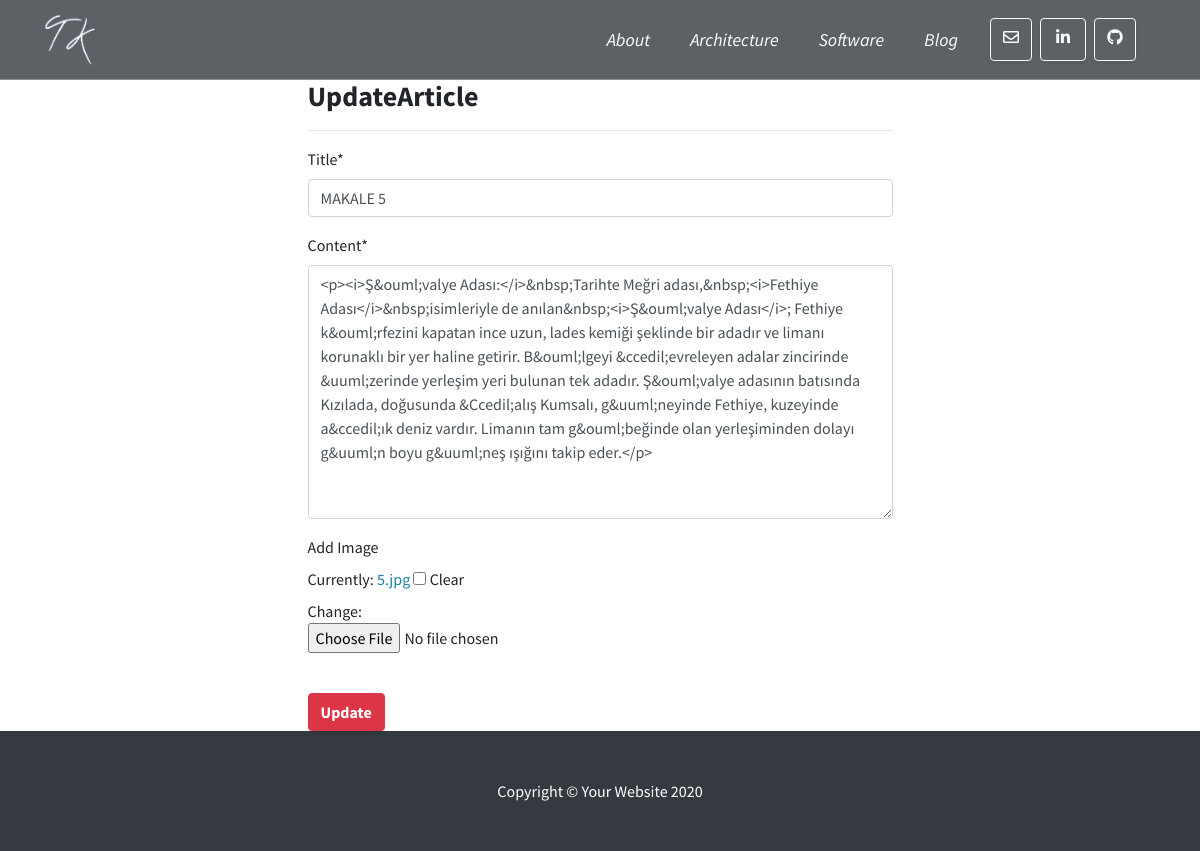
/user/update/1 (signed in), run on the app's committed database.
### article/models.py (models this page shows, shortened)
class Article(models.Model):
    title=models.CharField(max_length=50)
    created_date=models.DateTimeField(auto_now_add=True)
    article_image = models.FileField(blank = True,null = True,verbose_name=" Add Image")
    content = RichTextField()

### user/views.py (the view)
# urls.py: path('update/<int:id>',views.update,name = "update"),
@login_required(login_url='user:login')
def update(request,id):
    article=get_object_or_404(Article,id=id)
    form = ArticleForm(request.POST or None,request.FILES or None,instance=article)
    if form.is_valid():
        article = form.save(commit=False)
        article.author = request.user
        article.save()
        messages.success(request,"successfully updated")
        return redirect("user:dashboard")
    return render(request,'update.html',{'form':form})

### article/forms.py
class ArticleForm(forms.ModelForm):
    class Meta:
        model = Article
        fields = ["title","content",'article_image']

### templates/update.html (shortened to what this page needs)
{%extends 'layout.html'%}
{% load static %}
{% block body %}
{% load crispy_forms_tags %}
<div class="row">
    <div class="col-md-6 offset-md-3">
        <h3>UpdateArticle</h3>
        <hr>
        <form method = "post">
            {{form | crispy}}
            <br>
            <button type = "submit" class = "btn btn-danger">Update </button>
        </form>
    </div>
  </div>
{% endblock %}

### data on the page
Article: title "MAKALE 5", content "<p><i>Ş&ouml;valye Adası:</i>&nbsp;Tarihte Meğri adası,&nbsp;<i>Fethiye Adası</i>&nbsp;isimleriyle de anılan&nbsp;<i>Ş&ouml;valye Adası</i>; Fethiye k&ouml;rfezini kapatan ince uzun, lades kemiği şeklinde bir adadır ve limanı korunaklı bir yer haline getirir. B&ouml;lgeyi &ccedil;evreleyen adalar zincirinde &uuml;zerinde yerleşim yeri bulunan tek adadır. Ş&ouml;valye adasının batısında Kızılada, doğusunda &Ccedil;alış Kumsalı, g&uuml;neyinde Fethiye, kuzeyinde a&ccedil;ık deniz vardır. Limanın tam g&ouml;beğinde olan yerleşiminden dolayı g&uuml;n boyu g&uuml;neş ışığını takip eder.</p>"
